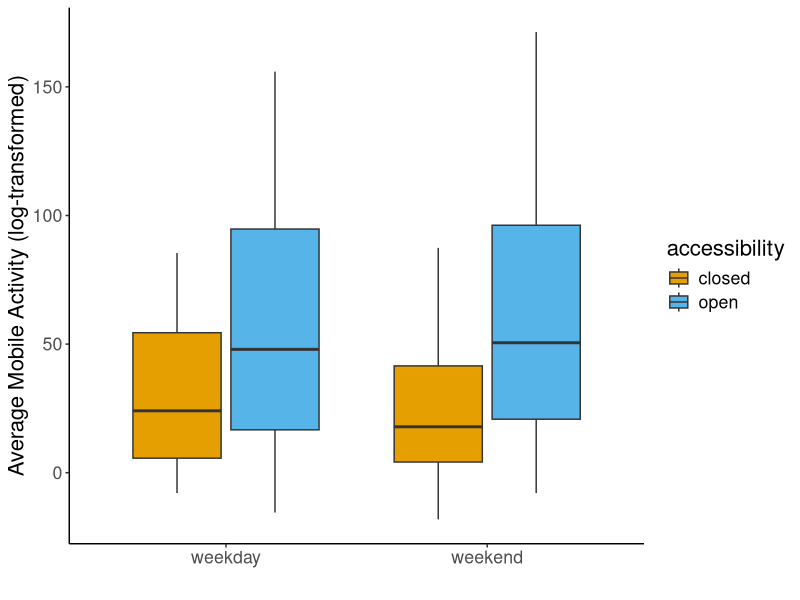
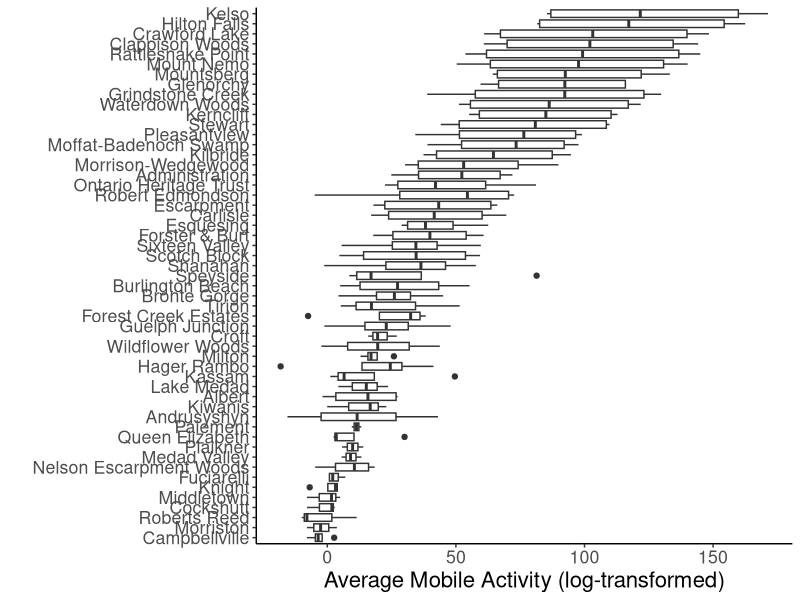
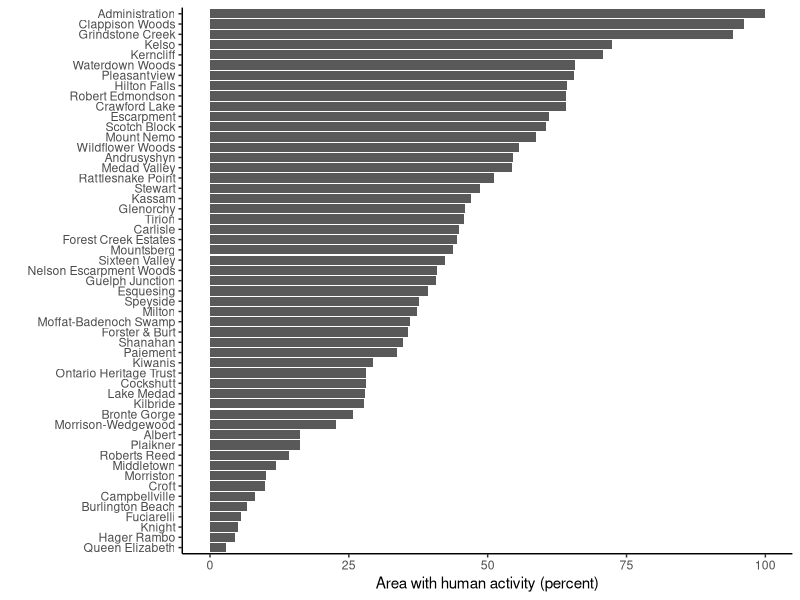
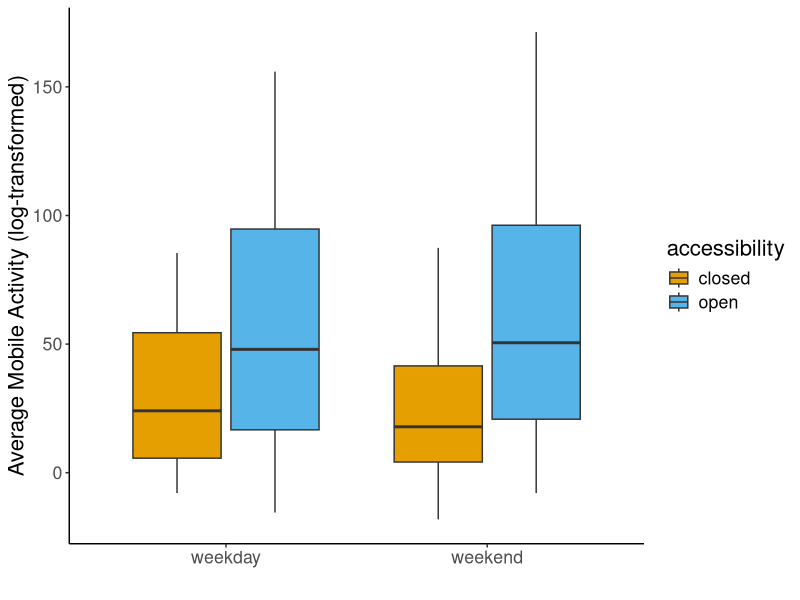
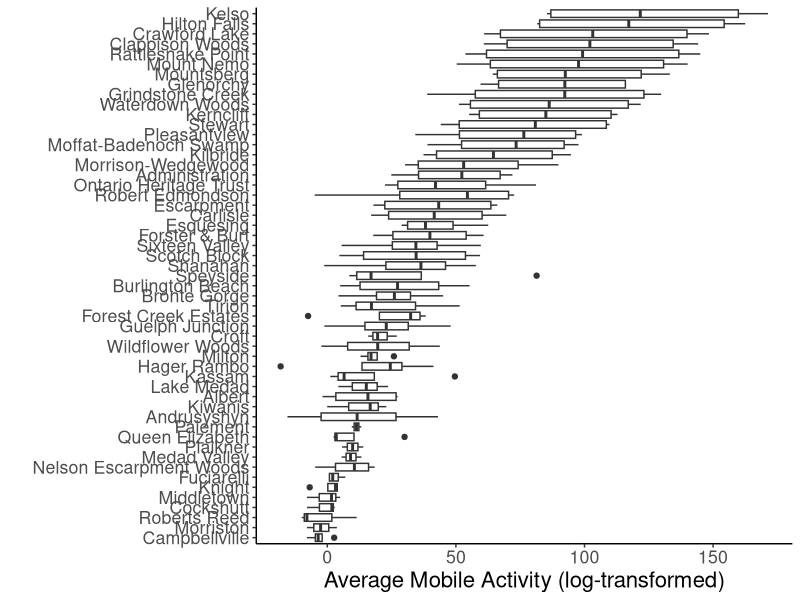
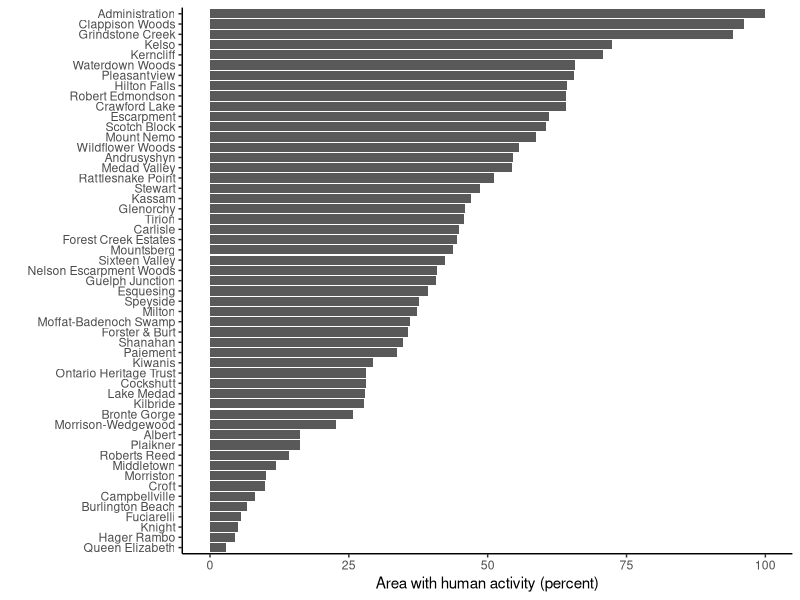

Reproduce these figures in R, in order.
### Mapbox visualization of patterns for CH properties

## Libraries
library(tidyverse)

## Data
mapbox <- read.csv("out//data//MapboxSummaryData.csv")

## Functions

## Save plot
save_PDF <- function(plotName = "rplot1.pdf", setWidth = 8, setHeight = 6) {
pdf(plotName,         # File name
    width = setWidth, height = setHeight, # Width and height in inches
    bg = "white",          # Background color
    colormodel = "cmyk",    # Color model (cmyk is required for most publications)
    useDingbats = F)          # Paper size
print(last_plot())
dev.off()  ## close Graphics
}


ggplot(mapbox, aes(x=dayOfWeek, y=avgLogActivity, fill=accessibility)) +
    geom_boxplot() + theme_classic() +
    scale_fill_manual(values=c("#E69F00", "#56B4E9")) + 
    xlab("") + ylab("Average Mobile Activity (log-transformed)") + 
    theme(text = element_text(size = 16)) 
save_PDF(plotName = "meanPatterns.pdf")

ggplot(mapbox, aes(x = reorder(Name, avgLogActivity), y=avgLogActivity)) +
 geom_boxplot() + coord_flip() + xlab("") + 
 ylab("Average Mobile Activity (log-transformed)") + theme_classic() +
 theme(text = element_text(size = 16))
save_PDF(plotName = "PropertyActivity.pdf", setHeight = 10)

ggplot(mapbox %>% distinct(Name, HumanMobilePercent), aes(x = reorder(Name, HumanMobilePercent), y = HumanMobilePercent)) +
 geom_bar(stat="identity") + coord_flip() + xlab("") + 
 ylab("Area with human activity (percent)") + theme_classic()
 save_PDF(plotName = "HumanActivity.pdf", setHeight = 10)

